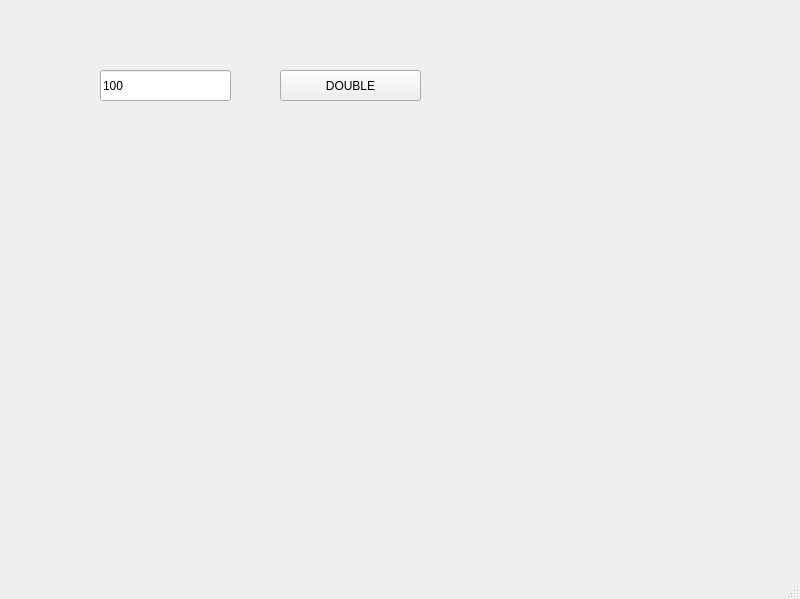
<?xml version="1.0" encoding="UTF-8"?>
<ui version="4.0">
 <class>MainWindow</class>
 <widget class="QMainWindow" name="MainWindow">
  <property name="geometry">
   <rect>
    <x>0</x>
    <y>0</y>
    <width>800</width>
    <height>599</height>
   </rect>
  </property>
  <property name="windowTitle">
   <string>MainWindow</string>
  </property>
  <widget class="QWidget" name="centralwidget">
   <widget class="QLineEdit" name="le">
    <property name="geometry">
     <rect>
      <x>100</x>
      <y>70</y>
      <width>131</width>
      <height>31</height>
     </rect>
    </property>
    <property name="text">
     <string>100</string>
    </property>
   </widget>
   <widget class="QPushButton" name="pb">
    <property name="geometry">
     <rect>
      <x>280</x>
      <y>70</y>
      <width>141</width>
      <height>31</height>
     </rect>
    </property>
    <property name="text">
     <string>DOUBLE</string>
    </property>
   </widget>
  </widget>
  <widget class="QMenuBar" name="menubar">
   <property name="geometry">
    <rect>
     <x>0</x>
     <y>0</y>
     <width>800</width>
     <height>21</height>
    </rect>
   </property>
  </widget>
  <widget class="QStatusBar" name="statusbar"/>
 </widget>
 <resources/>
 <connections/>
</ui>
